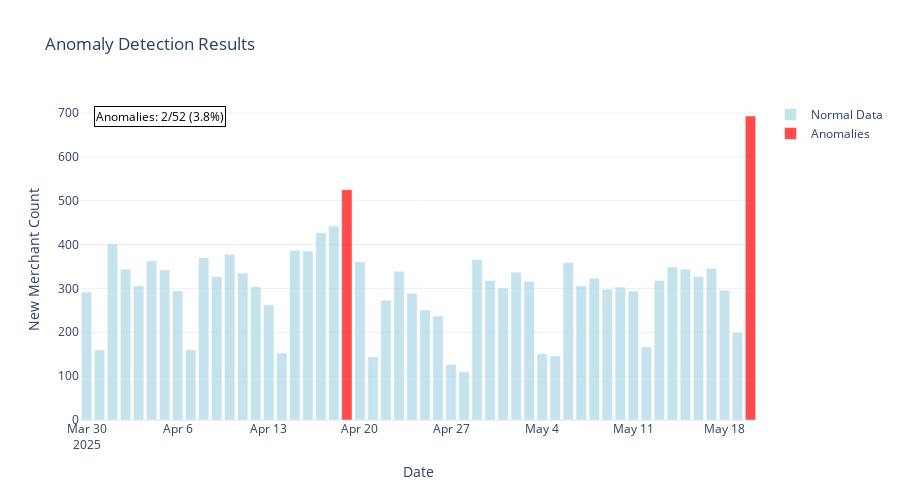

Notebook cell for this chart:
### Code cell
take_df = df[df['software_product'] == 'Retail']
anomalies_result = detect_stl_anomalies(take_df, date_col='txn_date', metric_col='new_merchant',threshold=2.5, period=7, start_date='2025-03-30', end_date='2025-05-20')
fig_anomalies = plot_recent_anomalies_bar(anomalies_result, days_back=60, title="Anomaly Detection Results")
fig_anomalies.show()
